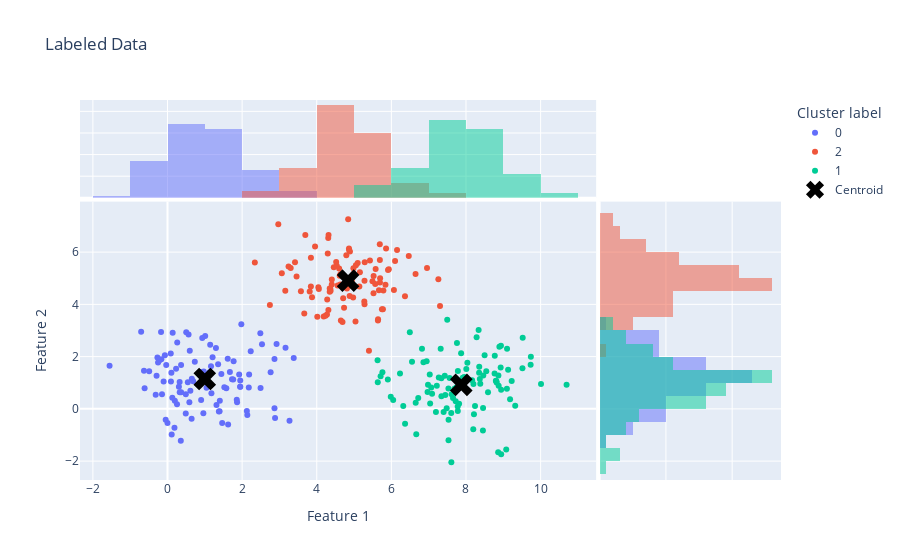

Notebook source saved alongside this figure:
### Markdown cell above
## Visualize with Plotly

### Code cell
fig = px.scatter(df, x='Feature 1', y='Feature 2', color='Cluster label',
                 color_continuous_scale=["red","green", "blue"],
                 title='Labeled Data', marginal_x="histogram", marginal_y="histogram")
fig.add_scatter(x= clf.centers[:,0], y=clf.centers[:,1],mode='markers',marker=dict(size=20, symbol="x", color='black'), name='Centroid')
fig.show()
